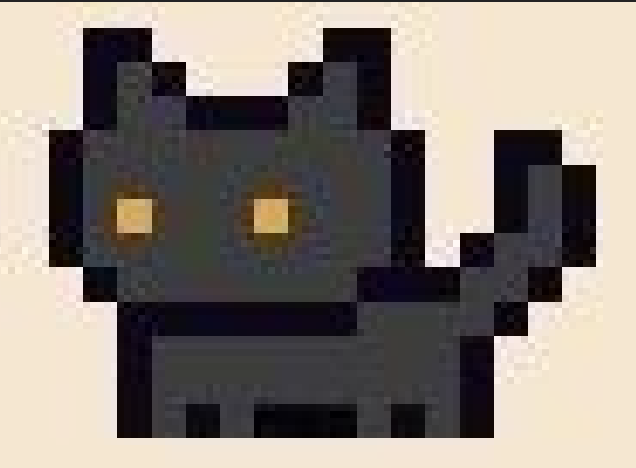
#> input picture Python_tasks/day4/img.png, 636 x 468 px
$ python main.py
#> lines starting #> are read from the running program, lines starting #| are printed output that depends on the picture
### Python_tasks/day4/image_ops.py
import cv2

def resize_image(image_path, width, height):
#> called with image_path = './img.png', width = 300, height = 300
    image = cv2.imread(image_path)
#> image is the input picture: shape (468, 636, 3); mean B, G, R 122.9, 130.2, 138.7
    resized_image = cv2.resize(image, (width, height))
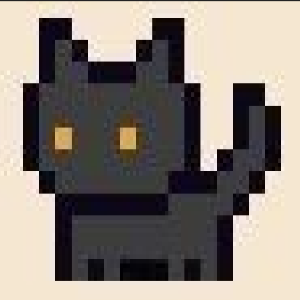
#> resized_image: shape (300, 300, 3); mean B, G, R 122.9, 130.1, 138.6
    return resized_image

### Python_tasks/day4/main.py
import cv2
from image_ops import resize_image

def main():
    image_path = './img.png'
    width, height = 300, 300

    resized_image = resize_image(image_path, width, height)

    cv2.imwrite('resized_image.jpg', resized_image)
    print("Image resized and saved as resized_image.jpg")

if __name__ == "__main__":
    main()
